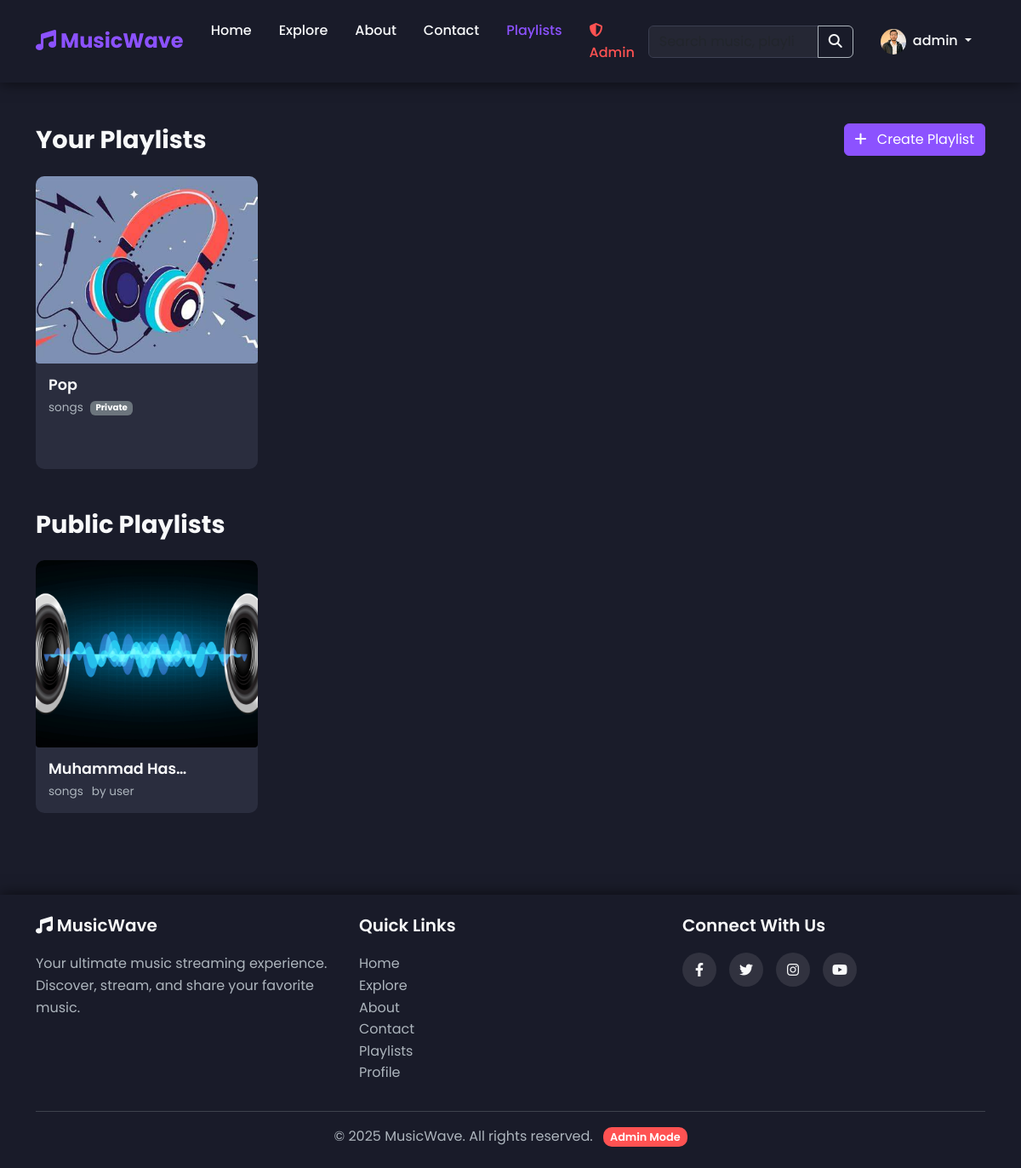
Page /playlists/ (signed in) on the committed database.
### core/models.py (models this page shows, shortened)
class User(AbstractUser):
    profile_image = models.ImageField(upload_to='profile_images/', null=True, blank=True)
    bio = models.TextField(null=True, blank=True)

class Playlist(models.Model):
    name = models.CharField(max_length=255)
    description = models.TextField(blank=True, null=True)
    creator = models.ForeignKey(User, on_delete=models.CASCADE, related_name='playlists')
    created_at = models.DateTimeField(default=timezone.now)
    updated_at = models.DateTimeField(auto_now=True)
    is_public = models.BooleanField(default=True)
    cover_image = models.ImageField(upload_to='playlist_covers/', blank=True, null=True)

### core/views.py (the view)
# urls.py: path('playlists/', views.playlist_list, name='playlist_list'),
@login_required
def playlist_list(request):
    user_playlists = Playlist.objects.filter(creator=request.user)
    public_playlists = Playlist.objects.filter(is_public=True).exclude(creator=request.user)
    context = {
        'user_playlists': user_playlists,
        'public_playlists': public_playlists,
    }
    return render(request, 'core/playlist_list.html', context)

### core/views.py (called while the page is built, shortened)
    def __call__(self, request):
        return self.get_response(request)

### templates/core/playlist_list.html (shortened to what this page needs)
{% extends 'base.html' %}
{% load static %}
{% block content %}
  <section class="playlists-section py-5">
    <div class="container">
      <div class="section-header d-flex justify-content-between align-items-center mb-4">
        <h2>Your Playlists</h2>
        <a href="{% url 'create_playlist' %}" class="btn btn-primary">
          <i class="fas fa-plus me-2"></i> Create Playlist
        </a>
      </div>
      {% if user_playlists %}
        <div class="row row-cols-1 row-cols-md-2 row-cols-lg-4 g-4 mb-5">
          {% for playlist in user_playlists %}
            <div class="col">
              <div class="playlist-card">
                <a href="{% url 'playlist_detail' playlist.id %}" class="playlist-link">
                  <div class="playlist-cover">
                    {% if playlist.cover_image %}
                      <img src="{{ playlist.cover_image.url }}"
                           alt="{{ playlist.name }}"
                           width="80"
                           height="80" />
                    {% else %}
                      <div class="playlist-default-cover">
                        <i class="fas fa-music"></i>
                      </div>
                    {% endif %}
                  </div>
                  <div class="playlist-info">
                    <h3 class="playlist-name">{{ playlist.name }}</h3>
                    <div class="playlist-meta">
                      <span class="song-count">{{ playlist.playlistitem_set.count }} songs</span>
                      {% if playlist.is_public %}
                        <span class="badge bg-success ms-2">Public</span>
                      {% else %}
                        <span class="badge bg-secondary ms-2">Private</span>
                      {% endif %}
                    </div>
                  </div>
                </a>
              </div>
            </div>
          {% endfor %}
        </div>
      {% endif %}
      <div class="section-header mb-4">
        <h2>Public Playlists</h2>
      </div>
      {% if public_playlists %}
        <div class="row row-cols-1 row-cols-md-2 row-cols-lg-4 g-4">
          {% for playlist in public_playlists %}
            <div class="col">
              <div class="playlist-card">
                <a href="{% url 'playlist_detail' playlist.id %}" class="playlist-link">
                  <div class="playlist-cover">
                    {% if playlist.cover_image %}
                      <img src="{{ playlist.cover_image.url }}"
                           alt="{{ playlist.name }}"
                           width="80"
                           height="80" />
                    {% else %}
                      <div class="playlist-default-cover">
                        <i class="fas fa-music"></i>
                      </div>
                    {% endif %}
                  </div>
                  <div class="playlist-info">
                    <h3 class="playlist-name">{{ playlist.name }}</h3>
                    <div class="playlist-meta">
                      <span class="song-count">{{ playlist.playlistitem_set.count }} songs</span>
                      <span class="creator">by {{ playlist.creator.username }}</span>
                    </div>
                  </div>
                </a>
              </div>
            </div>
          {% endfor %}
        </div>
      {% else %}
        <div class="empty-state text-center py-5">
          <i class="fas fa-globe fa-3x mb-3"></i>
          <h4>No public playlists available</h4>
          <p class="text-muted">Be the first to create and share a public playlist with the community.</p>
        </div>
      {% endif %}
    </div>
  </section>
{% endblock %}

### templates/base.html (shortened to what this page needs)
<!DOCTYPE html>
<html lang="en">
  <head>
    <link
      rel="stylesheet"
      href="https://cdnjs.cloudflare.com/ajax/libs/font-awesome/6.4.0/css/all.min.css"
    />
    <link
      href="https://cdn.jsdelivr.net/npm/bootstrap@5.3.0/dist/css/bootstrap.min.css"
      rel="stylesheet"
    />
    {% load static %}
    <link rel="stylesheet" href="{% static 'css/style.css' %}" />
  </head>
  <body>
    <nav class="navbar navbar-expand-lg navbar-dark">
      <div class="container">
        <a class="navbar-brand" href="{% url 'index' %}">
          <i class="fas fa-music"></i> MusicWave
        </a>
        <div class="collapse navbar-collapse" id="navbarNav">
          <ul class="navbar-nav me-auto">
            <li class="nav-item">
              <a
                class="nav-link {% if request.path == '/' %}active{% endif %}"
                href="{% url 'index' %}"
                >Home</a
              >
            </li>
            <li class="nav-item">
              <a
                class="nav-link {% if '/music/' in request.path %}active{% endif %}"
                href="{% url 'music_list' %}"
                >Explore</a
              >
            </li>
            <li class="nav-item">
              <a
                class="nav-link {% if request.path == '/about/' %}active{% endif %}"
                href="{% url 'about' %}"
                >About</a
              >
            </li>
            <li class="nav-item">
              <a
                class="nav-link {% if request.path == '/contact/' %}active{% endif %}"
                href="{% url 'contact' %}"
                >Contact</a
              >
            </li>
            {% if user.is_authenticated %}
            <li class="nav-item">
              <a
                class="nav-link {% if '/playlists/' in request.path %}active{% endif %}"
                href="{% url 'playlist_list' %}"
                >Playlists</a
              >
            </li>
            {% if user.is_staff or user.is_superuser %}
            <li class="nav-item">
              <a
                class="nav-link admin-link {% if '/admin/' in request.path %}active{% endif %}"
                href="{% url 'admin:index' %}"
                ><i class="fas fa-shield-alt me-1"></i>Admin</a
              >
            </li>
            {% endif %} {% endif %}
          </ul>
          <form class="d-flex me-3" action="{% url 'search' %}" method="get">
            <div class="input-group">
              <input
                class="form-control"
                type="search"
                name="q"
                placeholder="Search music, playlists, users..."
                aria-label="Search"
              />
              <button class="btn btn-outline-light" type="submit">
                <i class="fas fa-search"></i>
              </button>
            </div>
          </form>
          <ul class="navbar-nav ms-auto">
            {% if user.is_authenticated %}
            <li class="nav-item dropdown">
              <a
                class="nav-link dropdown-toggle"
                href="#"
                id="navbarDropdown"
                role="button"
                data-bs-toggle="dropdown"
              >
                {% if user.profile_image %}
                <img
                  src="{{ user.profile_image.url }}"
                  alt="{{ user.username }}"
                  class="avatar-sm rounded-circle me-1"
                />
                {% else %}
                <i class="fas fa-user-circle me-1"></i>
                {% endif %} {{ user.username }}
              </a>
            </li>
            {% endif %}
          </ul>
        </div>
      </div>
    </nav>
    <main>
       {% block content %}{% endblock %}
    </main>
    <footer class="footer mt-5 py-4">
      <div class="container">
        <div class="row">
          <div class="col-md-4">
            <h5><i class="fas fa-music"></i> MusicWave</h5>
            <p>
              Your ultimate music streaming experience. Discover, stream, and
              share your favorite music.
            </p>
          </div>
          <div class="col-md-4">
            <h5>Quick Links</h5>
            <ul class="list-unstyled">
              <li><a href="{% url 'index' %}">Home</a></li>
              <li><a href="{% url 'music_list' %}">Explore</a></li>
              <li><a href="{% url 'about' %}">About</a></li>
              <li><a href="{% url 'contact' %}">Contact</a></li>
              {% if user.is_authenticated %}
              <li><a href="{% url 'playlist_list' %}">Playlists</a></li>
              <li><a href="{% url 'profile' %}">Profile</a></li>
              {% else %}
              <li><a href="{% url 'login' %}">Login</a></li>
              <li><a href="{% url 'register' %}">Sign Up</a></li>
              {% endif %}
            </ul>
          </div>
          <div class="col-md-4">
            <h5>Connect With Us</h5>
            <div class="social-links">
              <a href="#"><i class="fab fa-facebook-f"></i></a>
              <a href="#"><i class="fab fa-twitter"></i></a>
              <a href="#"><i class="fab fa-instagram"></i></a>
              <a href="#"><i class="fab fa-youtube"></i></a>
            </div>
          </div>
        </div>
        <hr />
        <div class="text-center">
          <p class="mb-0">
            &copy; {% now "Y" %} MusicWave. All rights reserved.
            {% if user.is_staff or user.is_superuser %}
            <span class="admin-badge ms-2">Admin Mode</span>
            {% endif %}
          </p>
        </div>
      </div>
    </footer>
  </body>
</html>

### static/css/style.css (style rules this page uses)
:root { --primary-color: #7c4dff; --primary-dark: #5e35b1; --secondary-color: #ff4081; --dark-bg: #121212; --card-bg: #1e1e1e; --text-primary: #ffffff; --text-secondary: #b3b3b3; --border-color: #333333; }
body { font-family: "Poppins", sans-serif; background-color: var(--dark-bg); color: var(--text-primary); line-height: 1.6; }
a { color: var(--primary-color); text-decoration: none; transition: all 0.3s ease; }
.btn-primary { background-color: var(--primary-color); border-color: var(--primary-color); }
.btn-outline-light { color: var(--text-primary); border-color: var(--text-secondary); }
.navbar { background-color: var(--dark-bg); box-shadow: 0 2px 10px rgba(0, 0, 0, 0.1); padding: 15px 0; }
.navbar-brand { font-weight: 700; font-size: 1.5rem; color: var(--primary-color); }
.navbar-dark .navbar-nav .nav-link { color: var(--text-primary); font-weight: 500; padding: 0.5rem 1rem; }
.navbar-dark .navbar-nav .nav-link:hover, .navbar-dark .navbar-nav .nav-link.active { color: var(--primary-color); }
.avatar-sm { width: 30px; height: 30px; object-fit: cover; }
.footer { background-color: var(--card-bg); color: var(--text-secondary); }
.footer h5 { color: var(--text-primary); font-weight: 600; margin-bottom: 20px; }
.footer a { color: var(--text-secondary); transition: all 0.3s ease; }
.social-links { display: flex; gap: 15px; }
.social-links a { display: flex; align-items: center; justify-content: center; width: 40px; height: 40px; background-color: rgba(255, 255, 255, 0.1); border-radius: 50%; color: var(--text-primary); transition: all 0.3s ease; }
.form-control, .form-select { background-color: rgba(255, 255, 255, 0.05); border-color: var(--border-color); color: var(--text-primary); }
.playlist-cover { width: 50px; height: 50px; border-radius: 4px; overflow: hidden; margin-right: 12px; flex-shrink: 0; }
.playlist-cover img { width: 100%; height: 100%; object-fit: cover; }
.playlist-info { flex-grow: 1; max-width: calc(100% - 65px); }

### templates/base.html (style rules this page uses)
:root { --primary-color: #8c52ff; --primary-dark: #6a3cbf; --primary-rgb: 140, 82, 255; --text-primary: #f8f9fa; --text-secondary: #adb5bd; --card-bg: #2a2d3e; --border-color: #3c3f51; --admin-color: #ff5252; }
body { font-family: "Poppins", sans-serif; background-color: #1a1c2a; color: var(--text-primary); background-image: url("https://images.unsplash.com/photo-1614149162883-504ce4d13909?q=80&w=1974&auto=format&fit=crop"); background-size: cover; background-attachment: fixed; background-position: center; background-blend-mode: overlay; }
.navbar { background-color: rgba(26, 28, 42, 0.9); padding: 15px 0; box-shadow: 0 2px 15px rgba(0, 0, 0, 0.5); }
.footer { background-color: rgba(26, 28, 42, 0.95); box-shadow: 0 -2px 15px rgba(0, 0, 0, 0.5); }
.btn-primary { background-color: var(--primary-color); border-color: var(--primary-color); }
.admin-link { color: var(--admin-color) !important; font-weight: 600; transition: all 0.3s ease; }
.admin-badge { background-color: var(--admin-color); color: white; font-size: 0.8rem; padding: 3px 8px; border-radius: 10px; font-weight: 600; }

### templates/core/playlist_list.html (style rules this page uses)
.playlist-card { background-color: var(--card-bg); border-radius: 10px; overflow: hidden; transition: transform 0.3s ease, box-shadow 0.3s ease; height: 100%; }
.playlist-link { text-decoration: none; color: inherit; display: block; height: 100%; }
.playlist-cover { position: relative; width: 100%; aspect-ratio: 1; overflow: hidden; height: 220px; }
.playlist-cover img { width: 100%; height: 100%; object-fit: cover; }
.playlist-info { padding: 15px; }
.playlist-name { font-size: 1.1rem; font-weight: 600; margin-bottom: 5px; white-space: nowrap; overflow: hidden; text-overflow: ellipsis; }
.playlist-meta { font-size: 0.85rem; color: var(--text-secondary); display: flex; align-items: center; flex-wrap: wrap; }
.creator { margin-left: 10px; }
.section-header h2 { font-size: 1.8rem; font-weight: 700; margin-bottom: 0; }

### rows in the picture
User: profile_image (picture), username "admin"
Playlist: cover_image (picture), name "Pop", is_public "Private"
Playlist: cover_image (picture), name "Muhammad Has…", creator.username "user"
